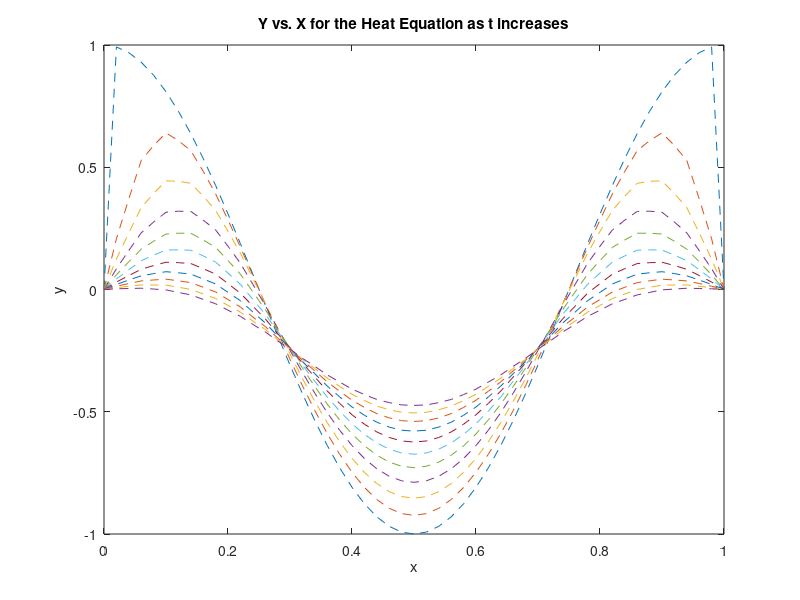

Write MATLAB code to recreate this figure.
nx=50;
x0 = 0;
xf = 1;
h = (xf-x0)/nx;

u0 = 0; %set boundary conditions at x0, xf
uf = 0;

nk = 100;
t0 = 0;
tf = 0.02;
k = (tf-t0)/nk;
ta = t0:k:tf; %define t array

v = k/h^2; %define v to generate inverse matrix

xa = x0:h:xf; %define x array for values of x at one time instant

U = zeros(size(xa,2),size(ta,2)); %define matrix U for y at every t and x

%% Define the Initial Conditions (uncomment)
%y0 = @tent; %set y0 as the tent function

y0 = @(x) cos(2*pi*x);

%set initial values of x at t = 0
for j = 1:nx+1
    U(j,1) = y0(xa(j));
end

%% Calculate and Plot
%set boundary condition values for all t at x0,xf
for m = 1:nk+1
    U(1,m) = u0;
    U(nx+1,m) = uf;
end

for m = 1:nk %iterate through each time step
    for x = 2:nx %for each x coordinate
        U(x,m+1) = v*U(x-1,m)+(1-2*v)*U(x,m)+v*U(x+1,m); %calc for the next time step
    end
end

figure('name','Finite Differences: Heat Equation')
for m = 1:10:nk+1 %have to skip some otherwise graph too crowded
    plot(xa,U(:,m),'--') %plot each of the time steps on the same axis
    hold on;
end
hold off;
title('Y vs. X for the Heat Equation as t increases')
xlabel('x')
ylabel('y')
